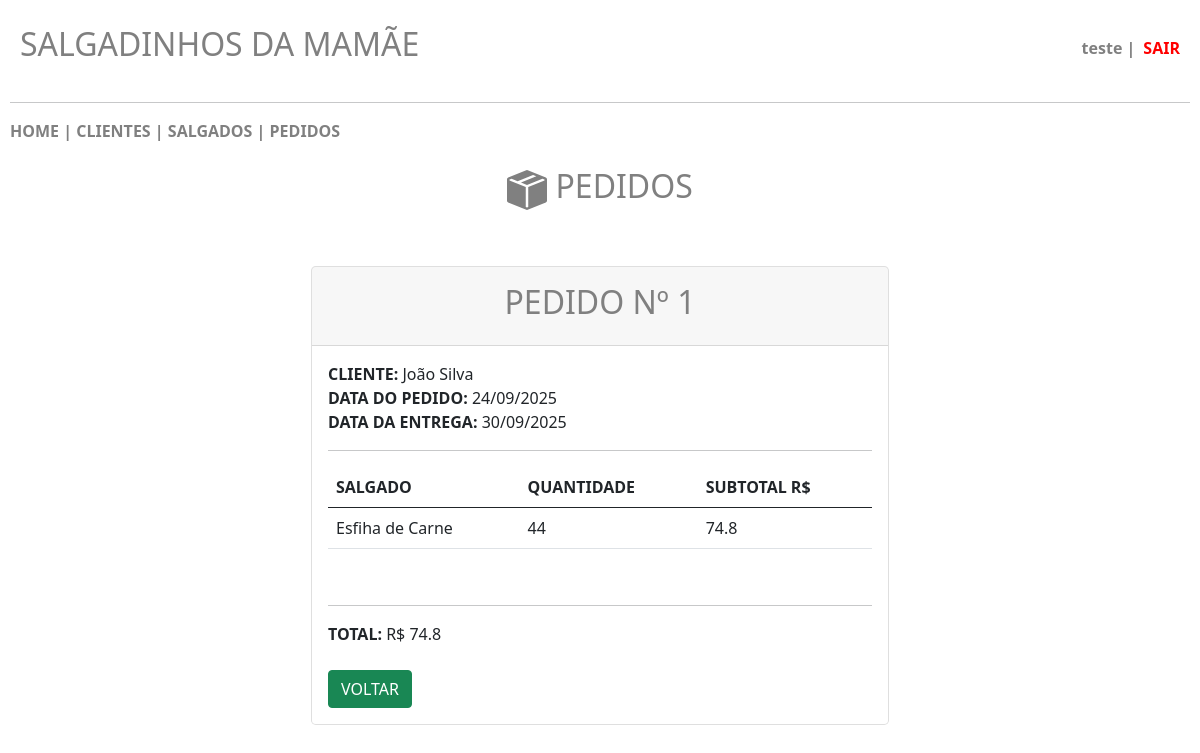
The page /projeto/banco-Java-3-main/pedidos_visualizar.php?id=1 (signed in) on the database its author committed.
### tables this page shows
CREATE TABLE `pedidos` (
  `id` int(11) NOT NULL,
  `id_cliente` int(11) NOT NULL,
  `data_pedido` date NOT NULL,
  `data_entrega` date NOT NULL,
  `total` float NOT NULL
);

CREATE TABLE `clientes` (
  `id` int(11) NOT NULL,
  `nome` varchar(200) NOT NULL,
  `celular` varchar(15) NOT NULL,
  `endereco` varchar(200) NOT NULL,
  `numero` int(20) NOT NULL,
  `complemento` varchar(150) NOT NULL,
  `cidade` varchar(120) NOT NULL,
  `cpf` varchar(20) NOT NULL
);

CREATE TABLE `pedidos_salgados` (
  `id` int(11) NOT NULL,
  `id_pedido` int(11) NOT NULL,
  `id_salgado` int(11) NOT NULL,
  `quantidade` int(11) NOT NULL,
  `subtotal` float NOT NULL
);

CREATE TABLE `salgados` (
  `id` int(11) NOT NULL,
  `nome` varchar(200) NOT NULL,
  `tipo` varchar(50) NOT NULL,
  `valor` float NOT NULL
);

### projeto/banco-Java-3-main/pedidos_visualizar.php (the view, shortened to what this page needs)
<?php
    include 'conecta.php';
?>
<!DOCTYPE html>
<html lang="pt-br">
    <head>
        <link href="https://cdn.jsdelivr.net/npm/bootstrap@5.0.2/dist/css/bootstrap.min.css" rel="stylesheet">
    </head>
    <body>
        <header class="main-header">
            <h2>SALGADINHOS DA MAMÃE</h2>
            <div class="user-info">
                <?php
                    if (!empty($_SESSION["user"])) {
                        $usuario = $_SESSION["user"];
                        echo "<span class='username'>".htmlspecialchars($usuario)." | </span><a class='logout-link' href='sair.php'>SAIR</a>";
                    }
                ?>
            </div>
        </header>
        <hr>
        <nav>
            <?php
                include 'menu.php';
            ?>
        </nav>
        <br>
        <center><h2>&nbsp;PEDIDOS</h2></center>
        <br>
        <br>
        <?php
            $id = $_GET['id'];
            $pesquisa = mysqli_query($conn, "select pedidos.id AS idpedido, pedidos.id_cliente, pedidos.data_pedido, pedidos.data_entrega, pedidos.total, clientes.id, clientes.nome AS nomecliente, salgados.id, salgados.nome AS salgadonome, pedidos_salgados.quantidade from pedidos, pedidos_salgados, clientes, salgados WHERE pedidos.id = pedidos_salgados.id_pedido AND pedidos.id_cliente = clientes.id AND pedidos_salgados.id_salgado = salgados.id AND pedidos.id = $id;");
            $row = mysqli_num_rows($pesquisa);
            if ($row > 0) {
                while ($registro = $pesquisa -> fetch_array()) {
                    $id = $registro['idpedido'];
                    $nomecliente = $registro['nomecliente'];
                    $data_pedido = $registro['data_pedido'];
                    $data_entrega = $registro['data_entrega'];
                    $total = $registro['total'];
                }
            } else {
                echo mysqli_error();
            }
        ?>
        <div class="row justify-content-center row-cols-1 row-cols-md-2 mb-3 text-center">
            <div class="col">
                <div class="card mb-4 rounded-3 shadow-sw">
                    <div class="card-header py-3">
                        <h2>PEDIDO Nº <?php echo $id; ?></h2>
                    </div>
                    <div class="card-body text-start">
                        <b>CLIENTE:</b>&nbsp;<?php echo $nomecliente; ?>
                        <br/>
                        <b>DATA DO PEDIDO:</b>&nbsp;<?php echo date("d/m/Y", strtotime($data_pedido)); ?>
                        <br/>
                        <b>DATA DA ENTREGA:</b>&nbsp;<?php echo date("d/m/Y", strtotime($data_entrega)); ?>
                        <br/>
                        <hr/>
                        <table class="table table-hover">
                            <thead>
                                <tr>
                                    <th scope="col">SALGADO</th>
                                    <th scope="col">QUANTIDADE</th>
                                    <th scope="col">SUBTOTAL R$</th>
                                </tr>
                            </thead>
                            <tbody>
                                <tr>
                                    <?php
                                        $pesquisa = mysqli_query($conn, "select salgados.id, salgados.nome, pedidos_salgados.id_salgado, pedidos_salgados.quantidade, pedidos_salgados.subtotal from salgados, pedidos_salgados WHERE pedidos_salgados.id_pedido=$id AND salgados.id = pedidos_salgados.id_salgado;");
                                        $row = mysqli_num_rows($pesquisa);
                                        if ($row > 0) {
                                            while ($registro = $pesquisa -> fetch_array()) {
                                                echo '<td>'.$registro['nome'].'</td>';
                                                echo '<td>'.$registro['quantidade'].'</td>';
                                                echo '<td>'.$registro['subtotal'].'</td>';
                                                echo '</tr>';
                                            }
                                        }
                                    ?>
                            </tbody>
                        </table>
                        <br/>
                        <hr/>
                        <b>TOTAL:</b>&nbsp;R$ <?php echo $total; ?>
                        <br/>
                        <br/>
                        <a href="pedidos.php" class="btn btn-success" role="button">VOLTAR</a>
                    </div>
                </div>
            </div>
        </div>
    </body>
</html>

### projeto/banco-Java-3-main/pedidos_visualizar.php (style rules this page uses)
body { padding: 5px; margin: 5px; }
h2 { color: gray; }
.main-header { display: flex; justify-content: space-between; align-items: center; padding: 15px 10px; }
.user-info { display: flex; align-items: center; gap: 8px; color: gray; }
.username { font-weight: bold; }
.logout-link { color: red; font-weight: bold; text-decoration: none; }

### rows shown on the page
pedidos: id "1", id_cliente.nome "João Silva", data_pedido "24/09/2025", data_entrega "30/09/2025", total "74.8"
pedidos_salgados: id_salgado.nome "Esfiha de Carne", quantidade "44", subtotal "74.8"

### other values the page prints
$usuario "teste"
